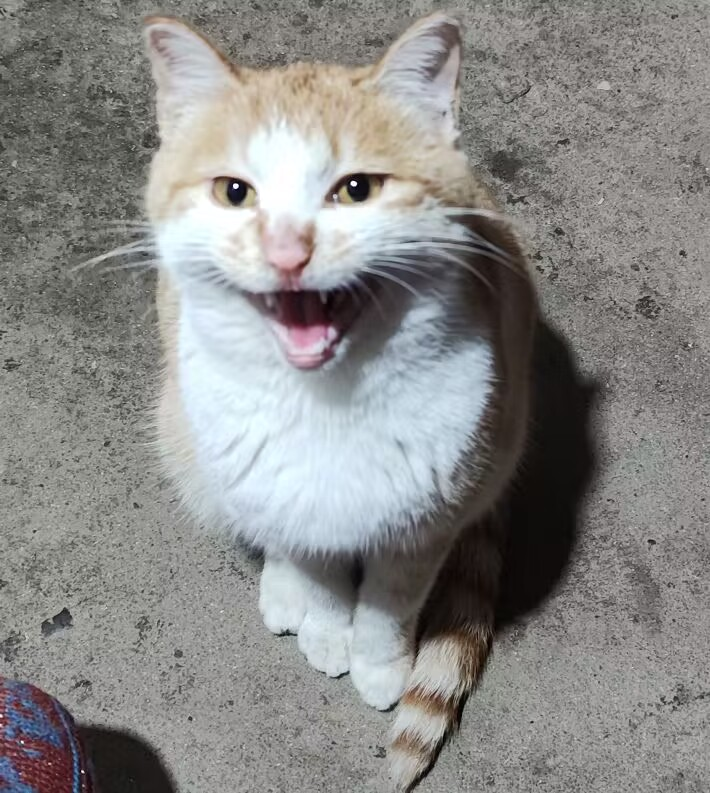
#> input picture 实验一/orange.jpg, 710 x 793 px
$ python '图像分割Prewitt.py'
#> lines starting #> are read from the running program, lines starting #| are printed output that depends on the picture; after the words box and inside, x2 and y2 are one past the last pixel; in counts of white or black regions, pixels touching at a corner belong together
import cv2
import numpy as np
import matplotlib.pyplot as plt
import os

# 创建保存结果的文件夹
output_dir = '图像分割'
if not os.path.exists(output_dir):
    os.makedirs(output_dir)

# 加载彩色图像并灰度化
image = cv2.imread('orange.jpg')
#> image is the input picture: shape (793, 710, 3); mean B, G, R 136.4, 137.9, 138.4
gray = cv2.cvtColor(image, cv2.COLOR_BGR2GRAY)

# Prewitt梯度算子边缘检测
def prewitt_edge_detection(img):
    # 定义Prewitt算子的两个方向的卷积核
    kernel_x = np.array([[1, 0, -1], [1, 0, -1], [1, 0, -1]])  # 水平方向
    kernel_y = np.array([[1, 1, 1], [0, 0, 0], [-1, -1, -1]])   # 垂直方向

    # 使用filter2D函数进行卷积操作，分别计算水平和垂直方向的梯度
    grad_x = cv2.filter2D(img, -1, kernel_x)
    grad_y = cv2.filter2D(img, -1, kernel_y)

    # 计算梯度幅值，表示边缘的强度
    magnitude = cv2.magnitude(grad_x.astype(float), grad_y.astype(float))
    return grad_x, grad_y, magnitude

# 应用Prewitt算子进行边缘检测
grad_x, grad_y, magnitude = prewitt_edge_detection(gray)

# 显示Prewitt算子结果（梯度方向及幅值）
plt.figure(figsize=(12, 6))
plt.subplot(1, 3, 1), plt.title('Gradient X'), plt.imshow(grad_x, cmap='gray')
plt.subplot(1, 3, 2), plt.title('Gradient Y'), plt.imshow(grad_y, cmap='gray')
plt.subplot(1, 3, 3), plt.title('Magnitude'), plt.imshow(magnitude, cmap='gray')
plt.savefig(os.path.join(output_dir, 'prewitt_edges.png'))
plt.close()

# 对图像进行高斯平滑，去除噪声
smoothed = cv2.GaussianBlur(gray, (5, 5), 1.0)
grad_x_smooth, grad_y_smooth, magnitude_smooth = prewitt_edge_detection(smoothed)

# 显示平滑处理后的结果
plt.figure(figsize=(12, 6))
plt.subplot(1, 3, 1), plt.title('Smoothed Gradient X'), plt.imshow(grad_x_smooth, cmap='gray')
plt.subplot(1, 3, 2), plt.title('Smoothed Gradient Y'), plt.imshow(grad_y_smooth, cmap='gray')
plt.subplot(1, 3, 3), plt.title('Smoothed Magnitude'), plt.imshow(magnitude_smooth, cmap='gray')
plt.savefig(os.path.join(output_dir, 'prewitt_edges_smoothed.png'))
plt.close()

# 对角线Prewitt梯度算子（包括45°和135°方向）
def diagonal_prewitt(img):
    # 定义对角线Prewitt算子的两个方向的卷积核：45°和135°方向
    kernel_45 = np.array([[0, 1, 1], [-1, 0, 1], [-1, -1, 0]])   # 45°方向
    kernel_135 = np.array([[1, 1, 0], [1, 0, -1], [0, -1, -1]])  # 135°方向

    # 使用filter2D函数进行卷积操作，计算两个方向的梯度
    grad_45 = cv2.filter2D(img, -1, kernel_45)
    grad_135 = cv2.filter2D(img, -1, kernel_135)
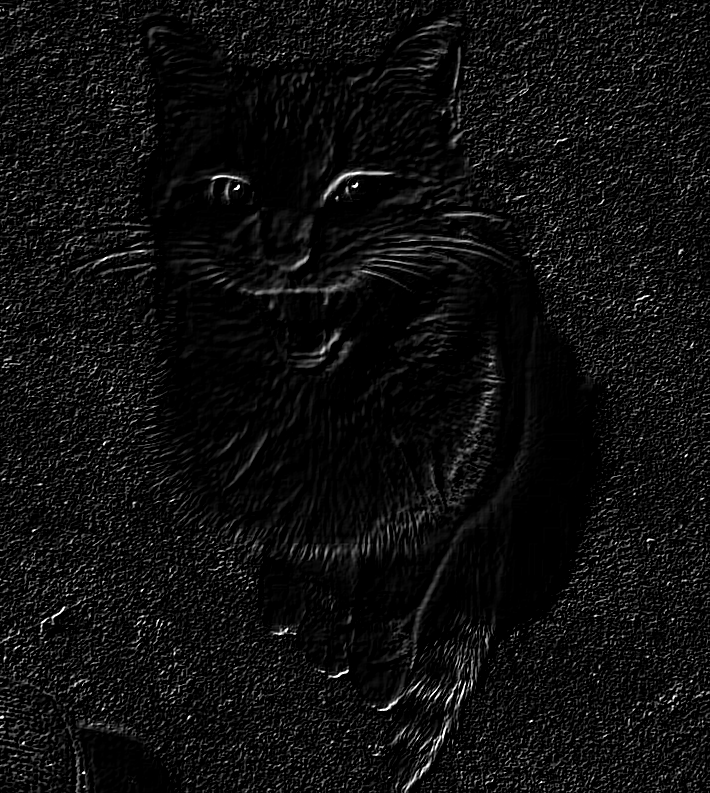
#> grad_135: shape (793, 710); min 0, max 255, mean 14.9

    # 计算对角线梯度幅值
    magnitude_diag = cv2.magnitude(grad_45.astype(float), grad_135.astype(float))
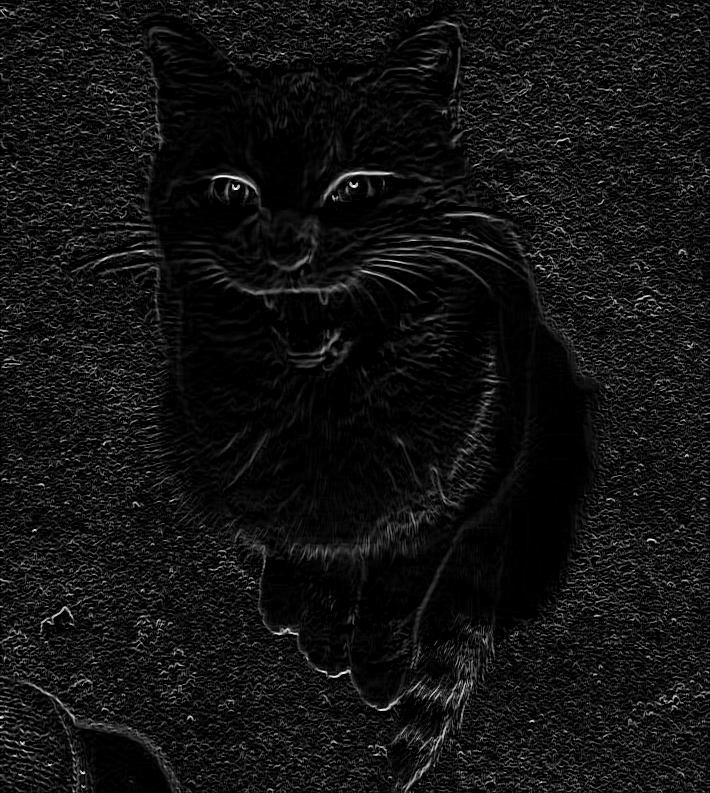
#> magnitude_diag: shape (793, 710) float64; min 0, max 360.6, mean 26; drawn with min black and max white
    return grad_45, grad_135, magnitude_diag

# 应用对角线Prewitt算子进行边缘检测
grad_45, grad_135, magnitude_diag = diagonal_prewitt(gray)

# 显示对角线Prewitt算子结果（45°和135°方向的梯度及幅值）
plt.figure(figsize=(12, 6))
plt.subplot(1, 3, 1), plt.title('Gradient 45°'), plt.imshow(grad_45, cmap='gray')
plt.subplot(1, 3, 2), plt.title('Gradient 135°'), plt.imshow(grad_135, cmap='gray')
plt.subplot(1, 3, 3), plt.title('Diagonal Magnitude'), plt.imshow(magnitude_diag, cmap='gray')
plt.savefig(os.path.join(output_dir, 'diagonal_prewitt_edges.png'))
plt.close()

# 使用Canny算子进行边缘检测
edges_canny = cv2.Canny(gray, 100, 200)  # 低阈值100，高阈值200
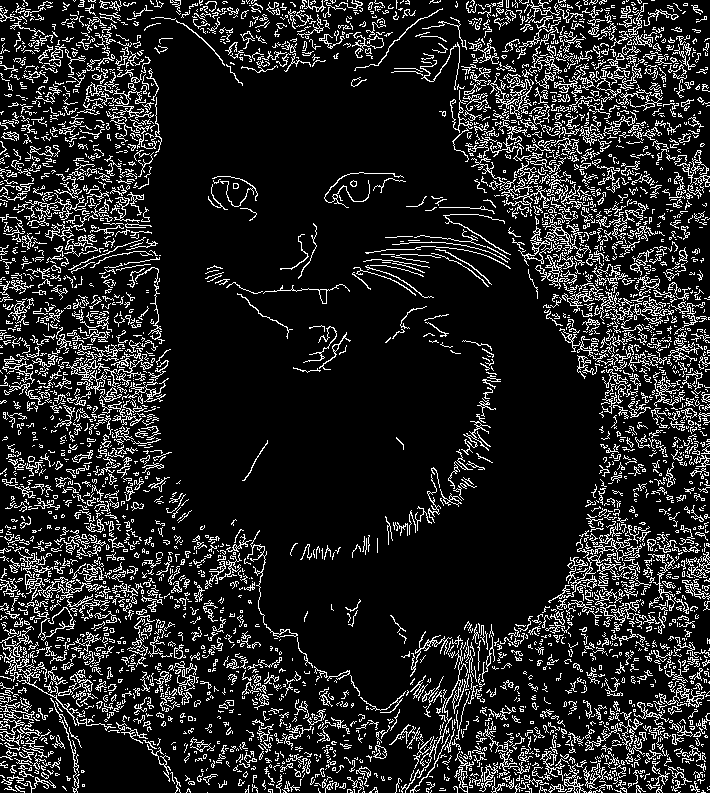
#> edges_canny: shape (793, 710); 14.2% white in thin lines or dots

# 显示Canny算子的检测结果
plt.figure(figsize=(6, 6))
plt.title('Canny Edge Detection'), plt.imshow(edges_canny, cmap='gray')
plt.savefig(os.path.join(output_dir, 'canny_edges.png'))
plt.close()

# Otsu方法直接进行图像分割
# 使用Otsu阈值化方法
_, otsu_thresholded = cv2.threshold(gray, 0, 255, cv2.THRESH_BINARY + cv2.THRESH_OTSU)
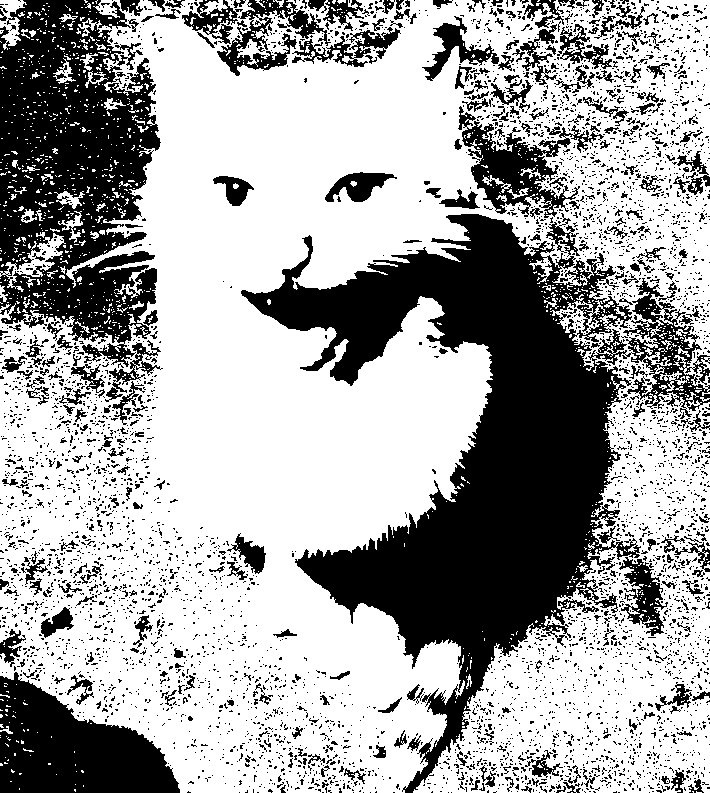
#> otsu_thresholded: shape (793, 710); 65.2% white; 4994 black regions (4666 under 20 px), largest, box (x1, y1, x2, y2) and area: (241, 214, 710, 793) 87276, (0, 0, 161, 367) 38268, (0, 672, 180, 793) 13424

# 显示Otsu分割结果
plt.figure(figsize=(6, 6))
plt.title('Otsu Thresholding'), plt.imshow(otsu_thresholded, cmap='gray')
plt.savefig(os.path.join(output_dir, 'otsu_thresholding.png'))
plt.close()

# 边缘图像的阈值化处理
# 使用Prewitt边缘检测的梯度幅值进行阈值化
_, binary_prewitt = cv2.threshold(magnitude, 50, 255, cv2.THRESH_BINARY)
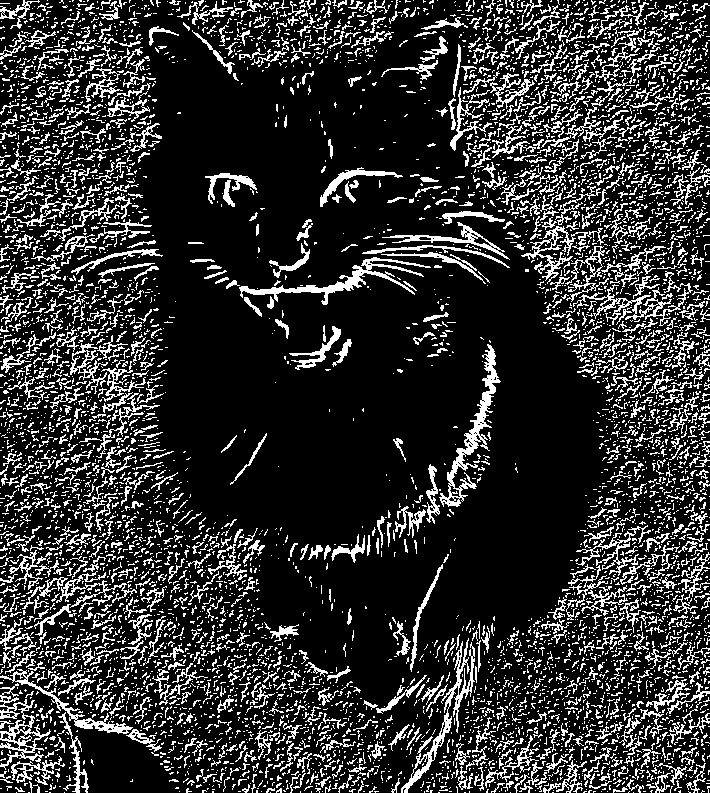
#> binary_prewitt: shape (793, 710) float64; 19% white in thin lines or dots
# 使用Otsu方法处理分割后的图像
_, binary_otsu = cv2.threshold(otsu_thresholded, 127, 255, cv2.THRESH_BINARY)

# 显示二值化结果进行比较
plt.figure(figsize=(12, 6))
plt.subplot(1, 2, 1), plt.title('Prewitt Thresholded'), plt.imshow(binary_prewitt, cmap='gray')
plt.subplot(1, 2, 2), plt.title('Otsu Thresholded'), plt.imshow(binary_otsu, cmap='gray')
plt.savefig(os.path.join(output_dir, 'threshold_comparison.png'))
plt.close()

# 阈值化后的幅值图像
_, binary_magnitude = cv2.threshold(magnitude, 50, 255, cv2.THRESH_BINARY)
_, binary_magnitude_diag = cv2.threshold(magnitude_diag, 50, 255, cv2.THRESH_BINARY)
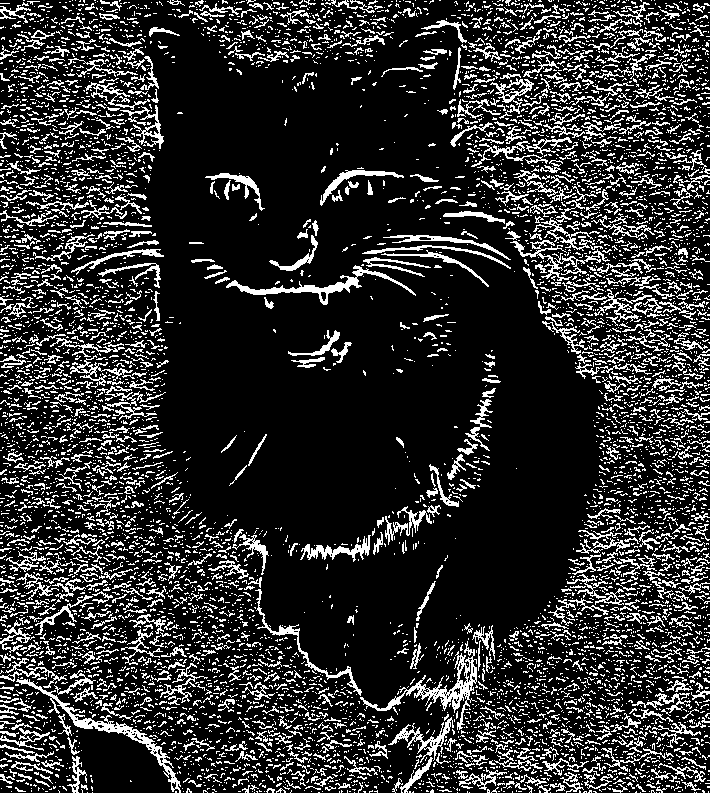
#> binary_magnitude_diag: shape (793, 710) float64; 18.4% white in thin lines or dots

# 保存阈值化后的幅值图像
plt.figure(figsize=(12, 6))
plt.subplot(1, 2, 1), plt.title('Thresholded Magnitude'), plt.imshow(binary_magnitude, cmap='gray')
plt.subplot(1, 2, 2), plt.title('Thresholded Diagonal Magnitude'), plt.imshow(binary_magnitude_diag, cmap='gray')
plt.savefig(os.path.join(output_dir, 'thresholded_magnitude.png'))
plt.close()

print("所有结果图已保存至文件夹 '图像分割'")

$ run again, with 实验一/zmm.jpg copied over 实验一/orange.jpg
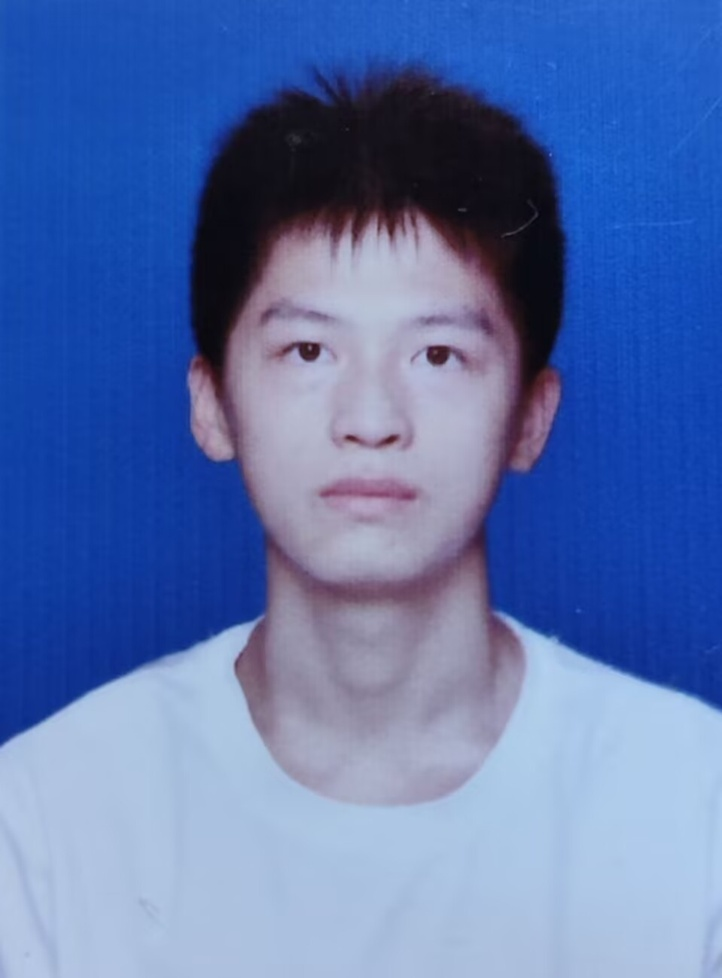
#> input picture 实验一/zmm.jpg, 722 x 978 px, shrunk from 959 x 1299 before the run
#> image is the input picture: shape (978, 722, 3); mean B, G, R 173.4, 115, 89.6
#> `edges_canny = cv2.Canny(gray, 100, 200)`:
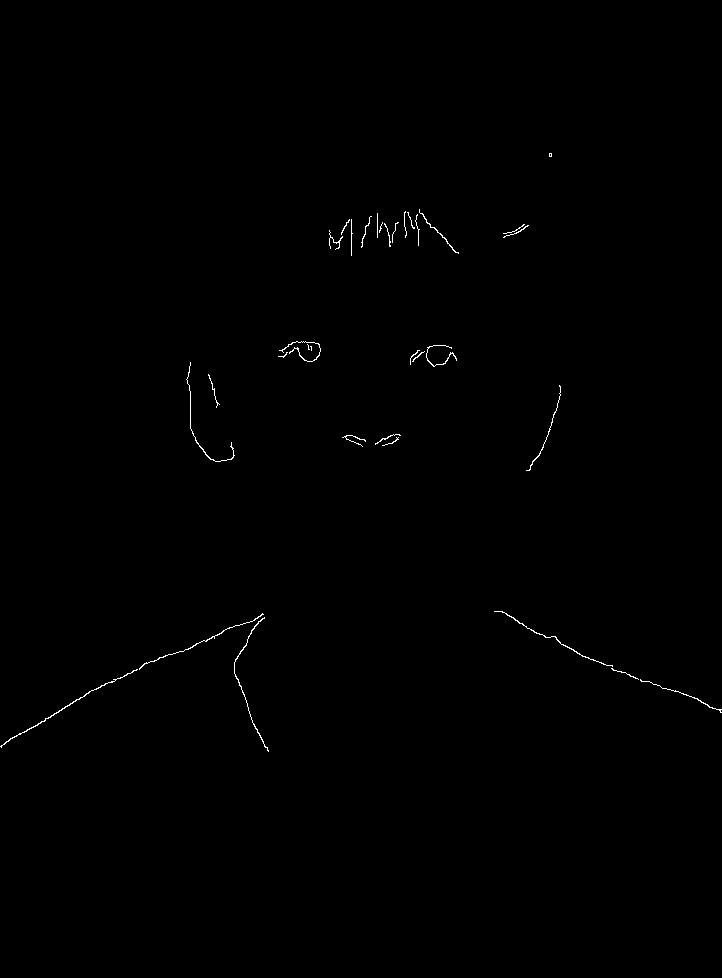
#> edges_canny: shape (978, 722); 0.29% white in thin lines or dots, all inside (x1, y1, x2, y2) = (0, 153, 722, 752)
#> otsu_thresholded: shape (978, 722); 43.9% white; 13 white regions (7 under 20 px), largest, box (x1, y1, x2, y2) and area: (0, 574, 722, 978) 234244, (232, 219, 507, 582) 73092, (189, 374, 233, 459) 2003, (534, 410, 543, 438) 137, (545, 407, 554, 420) 65, (549, 394, 557, 406) 40
#> binary_prewitt: shape (978, 722) float64; 0.6% white; 128 white regions (88 under 20 px), largest, box (x1, y1, x2, y2) and area: (232, 617, 265, 747) 540, (524, 385, 562, 472) 338, (276, 339, 324, 362) 331
#> `_, binary_magnitude_diag = cv2.threshold(magnitude_diag, 50, 255, cv2...`:
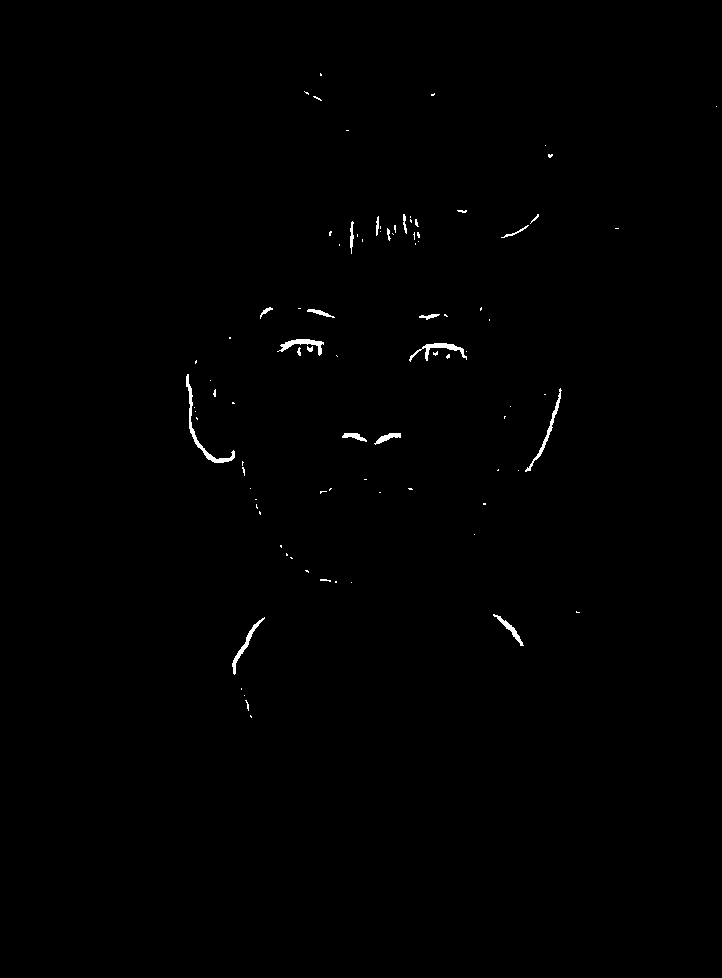
#> binary_magnitude_diag: shape (978, 722) float64; 0.41% white; 90 white regions (69 under 20 px), largest, box (x1, y1, x2, y2) and area: (186, 374, 235, 463) 430, (409, 343, 467, 362) 290, (525, 388, 562, 472) 275
